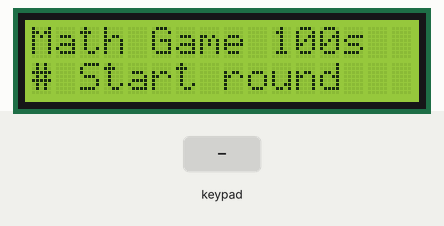
Recording of a sketch running on a simulated Arduino Uno, built with avr-gcc and run on an emulated ATmega328P. On the bench: 16×2 character LCD. Wiring (inferred from the names in the program): 4×4 keypad with keys 1 2 3 A 4 5 6 B 7 8 9 C * 0 # D: rows pin 9, pin 8, pin 7, pin 6; columns pin 5, pin 4, pin 3, pin 2. The test bench sets the inputs (shaded band). Random numbers use the default seed unless the sketch sets one.

Above: at 1.2 s.
1.3 s: key '#' pressed
At 2.0 s:
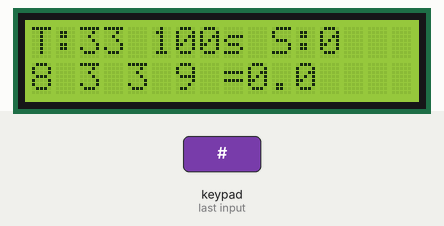
4.3 s: keypad keys 1 2 # pressed 0.4 s apart
At 6.1 s:
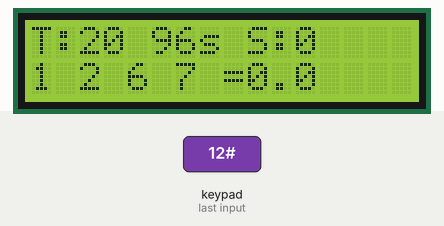
7.0 s: keypad keys 1 2 A pressed 0.4 s apart
At 9.1 s:
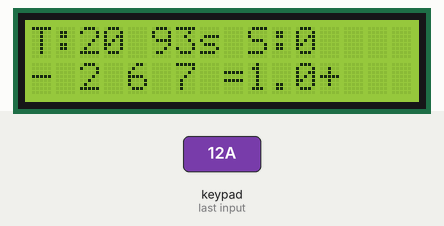
11.2 s: keypad keys 1 2 D pressed 0.4 s apart
At 12.6 s:
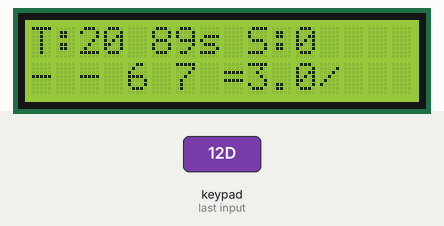
Timing chart, 0 to 14.2 s (numbered marks = the images above; inputs shaded):
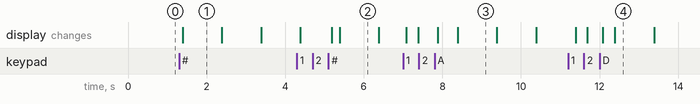

Measured:
- after the input at 1.3 s, the display: changes after 0.09 s (image 1)
- what the display in image 1 shows lasts 1.0 s, from 1.4 s to 2.4 s

The sketch:

keypad_game.ino
```cpp
#include <Wire.h>
#include <LiquidCrystal_I2C.h>
#include <math.h>

LiquidCrystal_I2C lcd(0x27, 16, 2);

const byte rows[4] = {9, 8, 7, 6};
const byte cols[4] = {5, 4, 3, 2};

const char keys[4][4] = {
  {'1', '2', '3', 'A'},
  {'4', '5', '6', 'B'},
  {'7', '8', '9', 'C'},
  {'*', '0', '#', 'D'}
};

const unsigned long ROUND_MS = 100000UL;
const unsigned long BONUS_MS = 10000UL;
const unsigned long FEEDBACK_MS = 1000UL;

unsigned long timeBonus = 0;
unsigned long feedbackStart = 0;
unsigned long roundStart = 0;

byte numbers[4];
bool used[4];
byte count = 0;

// 0 = รอเริ่ม, 1 = เล่น, 2 = หมดเวลา
byte state = 0;

// 0 = ไม่มีข้อความ, 1 = ถูก, 2 = ใช้เลขไม่ครบ, 3 = ผิด
byte feedback = 0;

int goal = 24;
int score = 0;
int lastSeconds = -1;

float result = 0;
char operation = 0;
bool needNumber = true;

// อ่านค่าจาก Keypad 4x4
char readKey() {
  for (byte r = 0; r < 4; r++) {
    pinMode(rows[r], OUTPUT);
    digitalWrite(rows[r], LOW);
    delayMicroseconds(5);

    for (byte c = 0; c < 4; c++) {
      if (digitalRead(cols[c]) == LOW) {
        pinMode(rows[r], INPUT_PULLUP);
        return keys[r][c];
      }
    }

    pinMode(rows[r], INPUT_PULLUP);
  }

  return 0;
}

// คำนวณทางคณิตศาสตร์
float calculate(float a, float b, char op) {
  switch (op) {
    case '+': return a + b;
    case '-': return a - b;
    case '*': return a * b;

    case '/':
      if (b == 0) return NAN;
      return a / b;
  }

  return a;
}

// คำนวณเวลาที่เหลือ
int secondsLeft() {
  unsigned long elapsed = millis() - roundStart;
  unsigned long totalTime = ROUND_MS + timeBonus;

  if (elapsed >= totalTime) return 0;

  return (totalTime - elapsed + 999UL) / 1000UL;
}

// ล้างข้อความหนึ่งแถวบน LCD
void clearLine(byte row) {
  lcd.setCursor(0, row);
  lcd.print("                ");
  lcd.setCursor(0, row);
}

// แสดงผลบน LCD
void show() {
  if (state != 1) return;

  int seconds = secondsLeft();
  lastSeconds = seconds;

  // แถวบน: เป้าหมาย เวลา และคะแนน
  clearLine(0);
  lcd.print("T:");
  lcd.print(goal);
  lcd.print(' ');
  lcd.print(seconds);
  lcd.print("s S:");
  lcd.print(score);

  // แถวล่าง
  clearLine(1);

  if (feedback == 1) {
    lcd.print("Correct! +10s");
    return;
  }

  if (feedback == 2) {
    lcd.print("Use all 4 nums!");
    return;
  }

  if (feedback == 3) {
    lcd.print("Incorrect!");
    return;
  }

  // แสดงตัวเลขที่เหลือ
  for (byte i = 0; i < 4; i++) {
    if (used[i]) {
      lcd.print('-');
    } else {
      lcd.print(numbers[i]);
    }

    lcd.print(' ');
  }

  lcd.print('=');
  lcd.print(result, 1);

  if (operation) {
    lcd.print(operation);
  }
}

// ล้างคำตอบ แต่ไม่เปลี่ยนโจทย์
void resetAnswer() {
  for (byte i = 0; i < 4; i++) {
    used[i] = false;
  }

  count = 0;
  result = 0;
  operation = 0;
  needNumber = true;
}

// สุ่มโจทย์ใหม่
void newPuzzle() {
  const char ops[4] = {'+', '-', '*', '/'};
  bool found = false;

  for (int attempt = 0; attempt < 500; attempt++) {
    for (byte i = 0; i < 4; i++) {
      numbers[i] = random(1, 10);
    }

    float value = numbers[0];

    for (byte i = 1; i < 4; i++) {
      value = calculate(
        value,
        numbers[i],
        ops[random(0, 4)]
      );
    }

    if (!isfinite(value)) continue;
    if (value < 9.999 || value > 99.001) continue;

    int target = (int)round(value);

    if (target >= 10 && target <= 99 &&
        fabs(value - target) < 0.001) {
      goal = target;
      found = true;
      break;
    }
  }

  // โจทย์สำรองหากสุ่มไม่สำเร็จ
  if (!found) {
    numbers[0] = 1;
    numbers[1] = 2;
    numbers[2] = 3;
    numbers[3] = 4;
    goal = 24;
  }

  // สลับตำแหน่งตัวเลข
  for (byte i = 3; i > 0; i--) {
    byte j = random(i + 1);

    byte temp = numbers[i];
    numbers[i] = numbers[j];
    numbers[j] = temp;
  }

  resetAnswer();
}

// เริ่มเกมใหม่
void startRound() {
  randomSeed(micros() ^ analogRead(A3));

  score = 0;
  timeBonus = 0;
  feedback = 0;

  newPuzzle();

  roundStart = millis();
  lastSeconds = -1;
  state = 1;

  lcd.clear();
  show();
}

// จบเกมเมื่อหมดเวลา
void endRound() {
  state = 2;
  feedback = 0;

  lcd.clear();
  lcd.print("Time up! Score:");
  lcd.setCursor(0, 1);
  lcd.print(score);
  lcd.print(" # play again");
}

// จัดการการกดปุ่ม
void handleKey(char key) {
  if (state != 1) {
    if (key == '#') {
      startRound();
    }
    return;
  }

  if (secondsLeft() == 0) {
    endRound();
    return;
  }

  // ระหว่างแสดงข้อความ ไม่รับคำสั่งใหม่
  if (feedback != 0) return;

  // * = ล้างคำตอบ
  if (key == '*') {
    resetAnswer();
    show();
    return;
  }

  // เลือกตัวเลข 0-9
  if (key >= '0' && key <= '9') {
    if (!needNumber || count >= 4) return;

    byte value = key - '0';
    int index = -1;

    // ค้นหาตัวเลขที่ยังไม่ได้ใช้
    for (byte i = 0; i < 4; i++) {
      if (!used[i] && numbers[i] == value) {
        index = i;
        break;
      }
    }

    if (index == -1) return;

    if (count == 0) {
      result = value;
    } else {
      result = calculate(result, value, operation);
    }

    used[index] = true;
    count++;
    operation = 0;
    needNumber = false;

    show();
    return;
  }

  // A = +, B = -, C = *, D = /
  if (key >= 'A' && key <= 'D') {
    if (count == 0 || count >= 4 || needNumber) {
      return;
    }

    operation = key == 'A' ? '+' :
                key == 'B' ? '-' :
                key == 'C' ? '*' : '/';

    needNumber = true;

    show();
    return;
  }

  // # = ส่งคำตอบ หรือข้ามข้อ
  if (key == '#') {

    // ข้ามข้อได้เฉพาะเมื่อยังไม่ใช้ตัวเลขเลย
    if (count == 0) {
      newPuzzle();
      show();
      return;
    }

    // ใช้ตัวเลขไม่ครบ 4 ตัว
    if (count < 4) {
      feedback = 2;
      feedbackStart = millis();
      show();
      return;
    }

    // ใช้ครบ 4 ตัว แต่รูปแบบคำตอบยังไม่สมบูรณ์
    if (needNumber || operation != 0) {
      feedback = 3;
      feedbackStart = millis();
      show();
      return;
    }

    // ตรวจคำตอบเมื่อใช้ตัวเลขครบทั้ง 4 ตัว
    if (isfinite(result) &&
        fabs(result - goal) < 0.001) {

      // ตอบถูก
      score++;
      timeBonus += BONUS_MS;

      feedback = 1;
      feedbackStart = millis();

      show();

    } else {

      // ตอบผิด
      feedback = 3;
      feedbackStart = millis();

      show();
    }
  }
}

void setup() {
  for (byte i = 0; i < 4; i++) {
    pinMode(rows[i], INPUT_PULLUP);
    pinMode(cols[i], INPUT_PULLUP);
  }

  lcd.init();
  lcd.backlight();

  lcd.clear();
  lcd.setCursor(0, 0);
  lcd.print("Math Game 100s");
  lcd.setCursor(0, 1);
  lcd.print("# Start round");
}

void loop() {
  // ตรวจสอบเวลา
  if (state == 1) {
    if (secondsLeft() == 0) {
      endRound();
    } else {

      // จัดการข้อความแจ้งเตือน
      if (feedback != 0 &&
          millis() - feedbackStart >= FEEDBACK_MS) {

        byte previousFeedback = feedback;
        feedback = 0;

        if (previousFeedback == 1) {
          // ตอบถูกแล้ว ไปโจทย์ใหม่
          newPuzzle();
        } else {
          // ตอบผิดหรือใช้เลขไม่ครบ
          // เริ่มทำโจทย์เดิมใหม่
          resetAnswer();
        }

        show();
      }

      // อัปเดตเวลาบน LCD
      if (secondsLeft() != lastSeconds) {
        show();
      }
    }
  }

  // กรองการเด้งของปุ่ม (Debounce)
  static char previous = 0;
  static char accepted = 0;
  static unsigned long changed = 0;

  char key = readKey();

  if (key != previous) {
    previous = key;
    changed = millis();
  }

  if (millis() - changed >= 25 &&
      key != accepted) {

    accepted = key;

    if (key) {
      handleKey(key);
    }
  }
}
```
